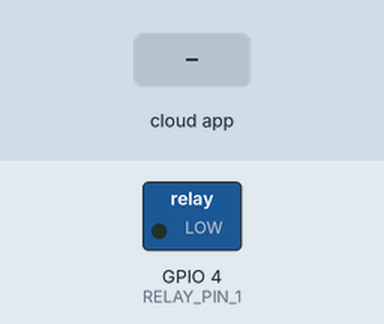
Recording of a sketch running on a simulated ESP8266 (NodeMCU). Parts: switched loads named in the sketch (green lamp = pin HIGH). The inputs (shaded band) are chosen by the test bench. WiFi joins after 1.5 s; servers stay silent unless stated; what the sketch prints to the serial monitor is not drawn.

Above: at 2.7 s.
2.8 s: the phone or cloud app sets CHARGER to 1
At 3.7 s:
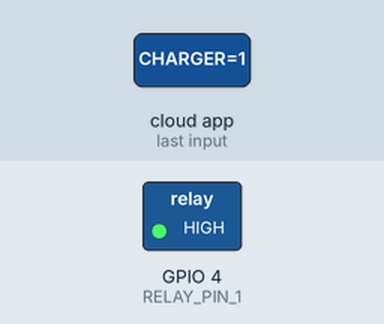
4.3 s: the phone or cloud app sets CHARGER to 0
At 4.9 s:
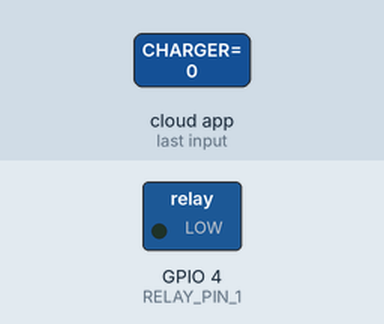
Timing chart, 0 to 7.3 s (numbered marks = the images above; inputs shaded):
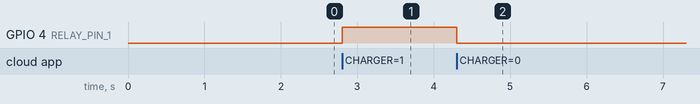

The sketch:

ESP8266_AmazonECHO_Charger.ino
```cpp
#include <Arduino.h>
#include <ESP8266WiFi.h>
#include "fauxmoESP.h"


int RELAY_PIN_1 = 4;


char WIFI_SSID[] = " ";//Nombre de la red Wi-Fi
char WIFI_PASS[] = " ";//Contraseña de la red WiFi

char DEVICE_1[] = "CHARGER";


fauxmoESP SMART;

void wifiSetup() {    // Configuracion de conexion Wi-Fi
  WiFi.mode(WIFI_STA); //Modulo Wi-Fi en modo Station
  // Connect
  Serial.printf("[WIFI] Connecting to %s ", WIFI_SSID);
  WiFi.begin(WIFI_SSID, WIFI_PASS);
  // Espera..
  while (WiFi.status() != WL_CONNECTED) {
    Serial.print(".");
    delay(100);
  }
  Serial.println();
  // Conectado!
  Serial.printf("[WIFI] Modo STATION, SSID: %s, IP address: %s\n", WiFi.SSID().c_str(), WiFi.localIP().toString().c_str());
}

void setup() {

  Serial.begin(115200); //Incializacion del purto serial.
  Serial.println();

  wifiSetup();

  pinMode(RELAY_PIN_1, OUTPUT); //Declaracion de pines de salida
  digitalWrite(RELAY_PIN_1, LOW);

  //Por defecto, la libreria fauxmoESP crea su propio servidor web para el definido
  //El puerto TCP debe ser 80 para dispositivos de tercera generacion
  //Esto debe de ser realizado antes del enable()
  SMART.createServer(true);
  SMART.setPort(80);

  SMART.enable(true);

  SMART.addDevice(DEVICE_1); //Se agregan los dispositivos virtuales

  SMART.enable(true);
  SMART.onSetState([](unsigned char device_id, const char * device_name, bool state, unsigned char value) {
    Serial.printf("[MAIN] Dispositivo #%d (%s) Estado: %s Valor: %d\n", device_id, device_name, state ? "ON" : "OFF", value);
    if ( (strcmp(device_name, DEVICE_1) == 0) ) {
      Serial.println("RELAY 1 switched by Alexa");
      if (state) {
        digitalWrite(RELAY_PIN_1, HIGH);
      } else {
        digitalWrite(RELAY_PIN_1, LOW);
      }
    }
  });

}

void loop() {

  SMART.handle();

  static unsigned long last = millis();
  if (millis() - last > 5000) {
    last = millis();
    Serial.printf("[MAIN] Free heap: %d bytes\n", ESP.getFreeHeap());
    SMART.enable(true);
  }

}
```

Measured:
- after the input at 2.8 s, GPIO 4 (RELAY_PIN_1): LOW → HIGH at once
- after the input at 4.3 s, GPIO 4 (RELAY_PIN_1): HIGH → LOW at once
